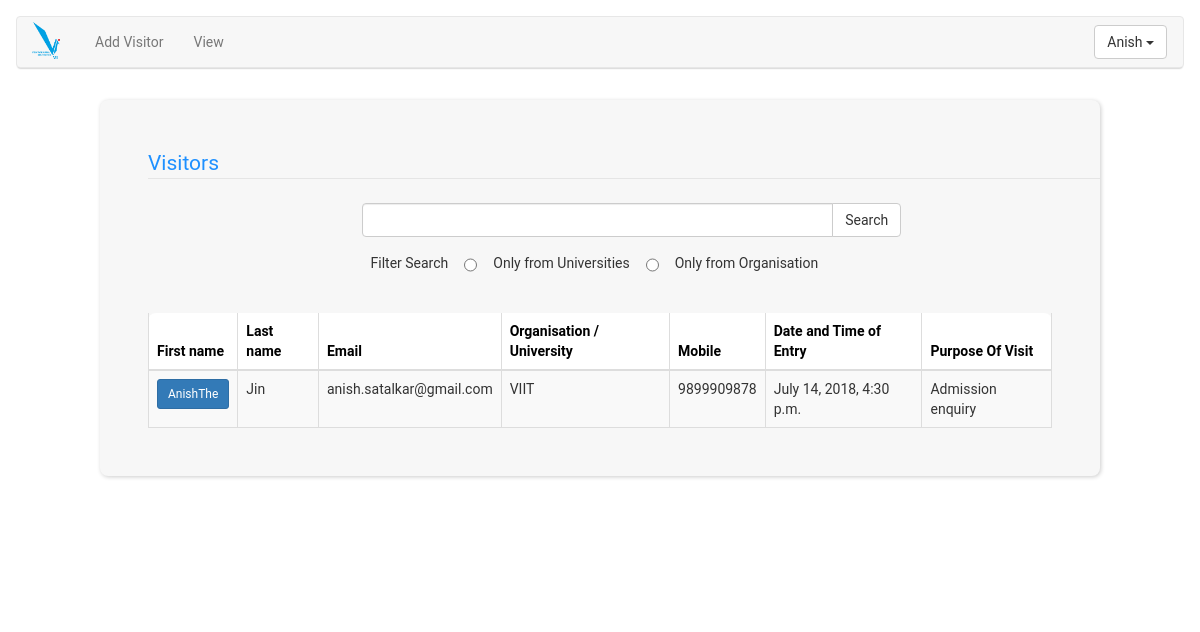
The app's page /home/view_visitors/ (signed in), older data.
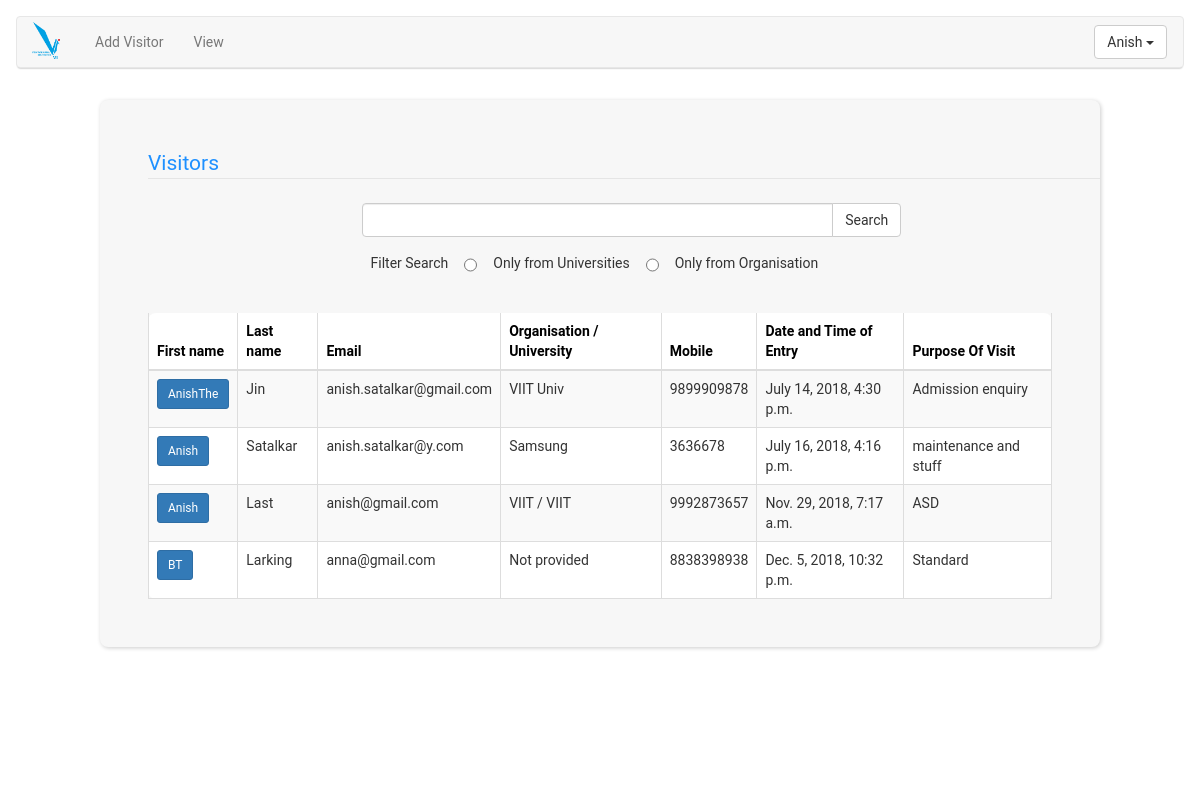
The same page, newer data.
### Manage/models.py (models this page shows, shortened)
class Visitor(models.Model):
    first_name = models.CharField(max_length=70)
    middle_name = models.CharField(max_length=70, blank=True, null=True)
    last_name = models.CharField(max_length=70)
    email = models.EmailField()
    mobile = models.CharField(max_length=15, blank=True, null=True)
    phone = models.CharField(max_length=15, blank=True, null=True)
    organisation = models.CharField(max_length=250, blank=True, null=True)
    university = models.CharField(max_length=250, blank=True, null=True)
    designation = models.CharField(max_length=100)
    purpose_of_visit = models.CharField(max_length=500, null=True, blank=True)
    date_time_of_entry = models.DateTimeField(default=timezone.now)
    country_code = models.CharField(max_length=10, null=True, blank=True)

### Manage/views.py (the view)
@login_required(login_url='/')
def view_visitors(request):
    if request.method == 'GET':
        visitors = Visitor.objects.all()
        return render(request, 'view_visitors.html', {'visitors': visitors})

### Manage/templates/view_visitors.html (shortened to what this page needs)
{% extends 'base.html' %}
{% block content %}
    <div class="container-fluid"
         style="margin-top:24px;padding-top: 8px;padding-bottom: 128px;">
        <div class="row">
            <div class="col-md-1">
            </div>
            <div class="col-md-10 central-view">
                <legend style="color: dodgerblue;margin: 24px;">Visitors</legend>
                {% if not visitors %}
                    {% if returned_visitors %}
                        <form action="{% url 'Manage:search_visitor' %}" method="POST" onsubmit="return checkQuery()">
                            {% csrf_token %}
                            <div class="row">
                                <div class="col-md-12">
                                    <div class="form-group" style="width: 50%; margin: auto; display: flex;">
                                        <input id="query_field_id" type="text" class="form-control" name="query">
                                        <span class="input-group-btn">
                                            <button class="btn btn-default" type="submit">Search</button>
                                        </span>
                                    </div>
                                </div>
                            </div>
                            <div class="row">
                                <div style="max-width:50%;margin: auto; padding:8px;display: flex;">
                                    <label style="font-weight: normal;margin: 8px">Filter Search</label>
                                    <input style="margin: 8px; margin-top: 12px;" type="radio" name="search"
                                           value="university"
                                           id="univ_radio">
                                    <label style="font-weight: normal;margin: 8px;" for="univ_radio">Only from
                                        Universities</label>
                                    <input style="margin: 8px; margin-top: 12px;" type="radio" name="search"
                                           value="organisation"
                                           id="org_radio">
                                    <label style="font-weight: normal;margin: 8px;" for="org_radio">Only from
                                        Organisation</label>
                                    <button style="margin-left: 16px;" id="clear_button" type="button"
                                            class="btn btn-default btn-sm">Clear
                                    </button>
                                </div>
                            </div>
                        </form>
                        <span style="margin: auto; display: flex;width: 50%;align-self: center;" class="alert-success"
                              id="first_name_error">Found {{ returned_visitors.count }} visitor(s)</span>
                        <form action="{% url 'Manage:view_profile' %}" method="post" style="margin: 24px">
                            {% csrf_token %}
                            <table border="0" id="visitor_table"
                                   class="display table table-striped table-hover table-bordered"
                                   style="border-collapse:collapse;border:0;background-color:#ffffff;border-radius: 8px">
                                <thead>
                                <tr>
                                    <th>First name</th>
                                    <th>Last name</th>
                                    <th>Email</th>
                                    <th>Organisation/University</th>
                                    <th>Mobile</th>
                                    <th>Date and Time of Entry</th>
                                    <th>Purpose Of Visit</th>
                                </tr>
                                </thead>
                                <tbody>
                                {% for visitor in returned_visitors %}
                                    <tr>
                                        <td>
                                            <button class="btn btn-primary btn-sm" type="submit" name="user_name"
                                                    value="{{ visitor.pk }}">{{ visitor.first_name }}</button>
                                        </td>
                                        <td>{{ visitor.last_name }}</td>
                                        <td>{{ visitor.email }}</td>
                                        {% if visitor.organisation and visitor.university %}
                                            <td>{{ visitor.organisation }} / {{ visitor.university }}</td>
                                        {% elif not visitor.organisation and visitor.university %}
                                            <td>{{ visitor.university }}</td>
                                        {% elif  visitor.organisation and not visitor.university %}
                                            <td>{{ visitor.organisation }}</td>
                                        {% else %}
                                            <td>Not provided</td>
                                        {% endif %}
                                        <td>{{ visitor.mobile }}</td>
                                        <td>{{ visitor.date_time_of_entry }}</td>
                                        <td>{{ visitor.purpose_of_visit }}</td>
                                    </tr>
                                {% endfor %}
                                </tbody>
                            </table>
                        </form>
                    {% else %}
                        <form action="{% url 'Manage:search_visitor' %}" method="POST" onsubmit="return checkQuery()">
                            {% csrf_token %}
                            <div class="row">
                                <div class="col-md-12">
                                    <div class="input-group" style="width: 50%; margin: auto; display: flex;">
                                        <input id="query_field_id" type="text" class="form-control" name="query">
                                        <span class="input-group-btn">
                                    <button class="btn btn-default" type="submit">Search</button>
                                </span>
                                    </div>
                                </div>
                            </div>
                            <div class="row">
                                <div style="max-width:50%;margin: auto; padding:8px;display: flex;">
                                    <label style="font-weight: normal;margin: 8px">Filter Search</label>
                                    <input style="margin: 8px; margin-top: 12px;" type="radio" name="search"
                                           value="university"
                                           id="univ_radio">
                                    <label style="font-weight: normal;margin: 8px;" for="univ_radio">Only from
                                        Universities</label>
                                    <input style="margin: 8px; margin-top: 12px;" type="radio" name="search"
                                           value="organisation"
                                           id="org_radio">
                                    <label style="font-weight: normal;margin: 8px;" for="org_radio">Only from
                                        Organisation</label>
                                    <button style="margin-left: 16px;" id="clear_button" type="button"
                                            class="btn btn-default btn-sm">Clear
                                    </button>
                                </div>
                            </div>
                        </form>
                        <span style="margin: auto; display: flex;width: 50%;align-self: center;" class="alert-success"
                              id="first_name_error">No Visitors Found</span>
                    {% endif %}
                {% else %}
                    <form action="{% url 'Manage:search_visitor' %}" method="POST" onsubmit="return checkQuery()">
                        <div class="row">
                            <div class="col-md-12">
                                <div class="input-group" style="width:50%;  margin: auto; display: flex;">
                                    <input id="query_field_id" type="text" class="form-control" name="query">
                                    <span class="input-group-btn">
                                    <button class="btn btn-default" type="submit">Search</button>
                                </span>
                                </div>
                            </div>
                        </div>
                        <div class="row">
                            <div style="max-width:50%;margin: auto; padding:8px;display: flex;">
                                <label style="font-weight: normal;margin: 8px">Filter Search</label>
                                <input style="margin: 8px; margin-top: 12px;" type="radio" name="search"
                                       value="university"
                                       id="univ_radio">
                                <label style="font-weight: normal;margin: 8px;" for="univ_radio">Only from
                                    Universities</label>
                                <input style="margin: 8px; margin-top: 12px;" type="radio" name="search"
                                       value="organisation"
                                       id="org_radio">
                                <label style="font-weight: normal;margin: 8px;" for="org_radio">Only from
                                    Organisation</label>
                            </div>
                        </div>
                    </form>
                    <form action="{% url 'Manage:view_profile' %}" method="post" style="margin: 24px">
                        <table border="0" id="visitor_table"
                               class="display table table-striped table-hover table-bordered"
                               style="border-collapse:collapse;border:0;background-color:#ffffff;border-radius: 8px">
                            <thead>
                            <tr>
                                <th>First name</th>
                                <th>Last name</th>
                                <th>Email</th>
                                <th>Organisation / University</th>
                                <th>Mobile</th>
                                <th>Date and Time of Entry</th>
                                <th>Purpose Of Visit</th>
                            </tr>
                            </thead>
                            <tbody>
                            {% for visitor in visitors %}
                                <tr>
                                    <td>
                                        <button class="btn btn-primary btn-sm" type="submit" name="user_name"
                                                value="{{ visitor.pk }}">{{ visitor.first_name }}</button>
                                    </td>
                                    <td>{{ visitor.last_name }}</td>
                                    <td>{{ visitor.email }}</td>
                                    {% if visitor.organisation and visitor.university %}
                                        <td>{{ visitor.organisation }} / {{ visitor.university }}</td>
                                    {% elif not visitor.organisation and visitor.university %}
                                        <td>{{ visitor.university }}</td>
                                    {% elif  visitor.organisation and not visitor.university %}
                                        <td>{{ visitor.organisation }}</td>
                                    {% else %}
                                        <td>Not provided</td>
                                    {% endif %}
                                    <td>{{ visitor.mobile }}</td>
                                    <td>{{ visitor.date_time_of_entry }}</td>
                                    <td>{{ visitor.purpose_of_visit }}</td>
                                </tr>
                            {% endfor %}
                            </tbody>
                        </table>
                    </form>
                {% endif %}
            </div>
            <div class="col-md-1">
            </div>
        </div>
    </div>
{% endblock content %}

### templates/base.html (shortened to what this page needs)
{% load staticfiles %}
<!DOCTYPE html>
<html lang="en">
<head>
    <link rel="stylesheet"
          href="http://ajax.googleapis.com/ajax/libs/jqueryui/1.12.1/themes/smoothness/jquery-ui.min.css">
    <link rel="stylesheet" href="https://maxcdn.bootstrapcdn.com/bootstrap/3.3.7/css/bootstrap.min.css">
    <link rel="stylesheet"
          href="https://cdnjs.cloudflare.com/ajax/libs/jquery-datetimepicker/2.5.17/jquery.datetimepicker.css">
</head>
<body>
<nav class="navbar navbar-default" style="margin-top: 16px; margin-left: 16px; margin-right: 16px">
    <div class="container-fluid">
        <div class="navbar-header">
            <img src="{% static '/logo-vit.png' %}" style="height: 37px;width: 28px;margin-top: 5px;
margin-right: 20px">
        </div>
        <ul class="nav navbar-nav">
            <li><a href="{% url 'Manage:add_visitor' %}">Add Visitor</a></li>
            <li><a href="{% url 'Manage:view_visitors' %}">View</a></li>
        </ul>
        <div class="nav navbar-nav navbar-right">
            <div class="dropdown" style="padding-top: 8px;margin-right: 16px">
                <button class="btn btn-default dropdown-toggle" type="button" data-toggle="dropdown">
                    {% if user %}
                        {{ user }}
                    {% endif %}
                    <span class="caret"></span></button>
            </div>
        </div>
    </div>
</nav>
<div id="content">
    {% block content %}
    {% endblock content %}
</div>
</body>
</html>

### templates/base.html (style rules this page uses)
html, body { background: white; font-family: "Roboto", sans-serif; overflow-x: hidden; }
table { margin-top: 24px; margin-bottom: 24px; }
.navbar-default { color: white; }
th { color: black; }
.navbar { background-color: #F7F7F7; text-decoration-color: #ffffff; color: white; margin-bottom: 0px; box-shadow: 0 2px 2px -2px gray; }
.central-view { background-color: #F7F7F7; padding: 24px; border-radius: 8px; box-shadow: 1px 1px 4px rgba(0, 0, 0, 0.2); }

Row changes from the older to the newer data that the page shows:
changed Visitor "Jin": university "VIIT" → "VIIT Univ"
added Visitor: {{ visitor.pk }} 3 (drawn), first_name "Anish", last_name "Satalkar", email "anish.satalkar@y.com", organisation "Samsung", mobile "3636678", date_time_of_entry "July 16, 2018, 4:16 p.m.", purpose_of_visit "maintenance and stuff"
added Visitor: {{ visitor.pk }} 4 (drawn), first_name "Anish", last_name "Last", email "anish@gmail.com", organisation "VIIT", university "VIIT", mobile "9992873657", date_time_of_entry "Nov. 29, 2018, 7:17 a.m.", purpose_of_visit "ASD"
added Visitor: {{ visitor.pk }} 5 (drawn), first_name "BT", last_name "Larking", email "anna@gmail.com", shows "Not provided", mobile "8838398938", date_time_of_entry "Dec. 5, 2018, 10:32 p.m.", purpose_of_visit "Standard"
